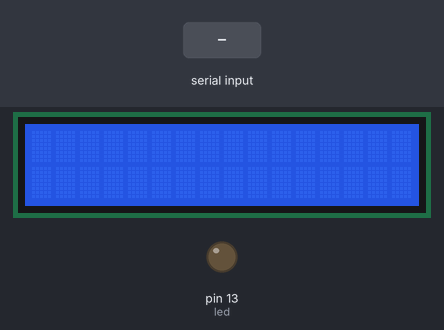
Simulated run of this sketch. Board: Arduino Uno, built with avr-gcc and run on an emulated ATmega328P. Shown: 16×2 character LCD, output pins drawn as LEDs (lit = HIGH). The inputs (shaded band) are chosen by the test bench. Pins used as bus, display or sensor lines are not drawn; what the sketch prints to the serial monitor is not drawn.

Above: at 1.2 s.
1.3 s: "R" received over Serial
At 2.7 s:
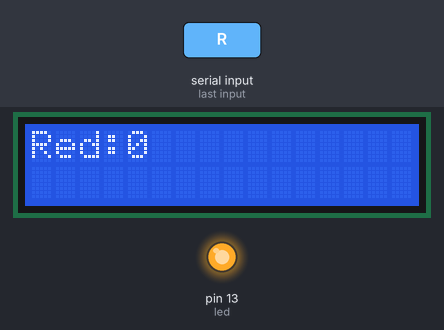
3.0 s: "G" received over Serial
At 4.2 s:
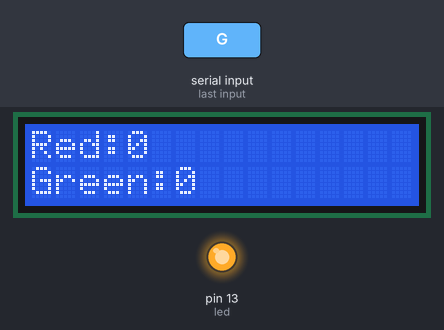
4.7 s: "B" received over Serial
At 5.5 s:
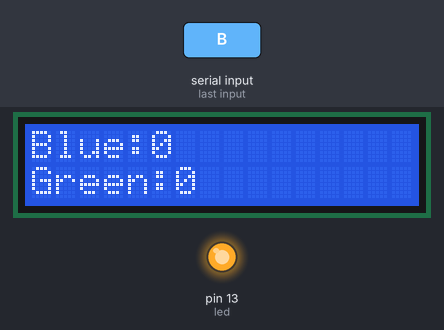
Timing chart, 0 to 7.7 s (numbered marks = the images above; inputs shaded):
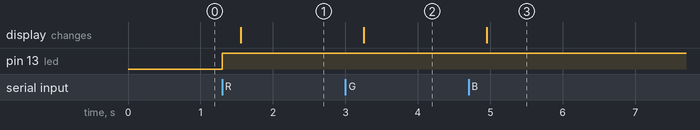

The sketch:

color_rec.ino
```cpp
/**
 * @author Yasara JLP
 *
 */
#include <LiquidCrystal.h>
#include <FreqCount.h>

int s0 = 8;
int s1 = 9;
int s2 = 12;
int s3 = 11;
int out = 10;
int led = 13;
int unChar;
unsigned long absolute,red,green,blue;

LiquidCrystal lcd(7,6,5,4,3,2);//LCD pins


void setup() {
  // put your setup code here, to run once:
  Serial.begin(9600);
  FreqCount.begin(10);
  lcd.begin(16, 2);

  pinMode(led,OUTPUT);
  //color mod selection
  pinMode(s2,OUTPUT);
  pinMode(s3,OUTPUT);

  pinMode(out,INPUT);
  //comunication freq (sensitivity) selection
  pinMode(s0,OUTPUT);
  pinMode(s1,OUTPUT);


}

void loop() {
  // put your main code here, to run repeatedly:
  if(Serial.available()>=0){
    unChar = Serial.read();
    if (unChar == 'R'){
      digitalWrite(led,HIGH);
      digitalWrite(s0,HIGH);
      digitalWrite(s1,HIGH);
      digitalWrite(s2,LOW);
      digitalWrite(s3,LOW);
      delay(250);
      lcd.clear();
      absolute = (FreqCount.read()/10)*2;
      red = absolute;
      if(absolute > 255){
        lcd.setCursor(0,0);
        lcd.print("Red:");
        lcd.print(255);
        Serial.print(255);

        }else{
          lcd.setCursor(0,0);
          lcd.print("Red:");
          lcd.print(red);
          Serial.print(red);
         }

    }
    else if (unChar == 'G') {
      digitalWrite(led,HIGH);
      digitalWrite(s0,HIGH);
      digitalWrite(s1,HIGH);
      digitalWrite(s2,HIGH); // green filter select
      digitalWrite(s3,HIGH); // green filter select
      delay(250);
      absolute = (FreqCount.read()/10)*2;
      green = absolute;
      if(absolute > 255){
        lcd.setCursor(0,1);
        lcd.print("Green:");
        lcd.print(255);
        Serial.print(255);

        }else{
          lcd.setCursor(0,1);
          lcd.print("Green:");
          lcd.print(green);
          Serial.print(green);
         }
    }
    else if (unChar == 'B') {
      digitalWrite(led,HIGH);
      digitalWrite(s0,HIGH);
      digitalWrite(s1,HIGH);
      digitalWrite(s2,LOW); // blue filter select
      digitalWrite(s3,HIGH); // blue filter select
      delay(250);
      absolute = (FreqCount.read()/10)*2;
      blue = absolute;
      if(absolute > 255){
        lcd.setCursor(0,0);
        lcd.print("Blue:");
        lcd.print(255);
        Serial.print(255);

        }else{
          lcd.setCursor(0,0);
          lcd.print("Blue:");
          lcd.print(blue);
          Serial.print(blue);
         }
    }

    }
}
```

Measured:
- after the input at 1.3 s, pin 13 (led): LOW → HIGH at once; the display: changes after 0.25 s (image 1)
- after the input at 3.0 s, the display: changes after 0.25 s (image 2)
- after the input at 4.7 s, the display: changes after 0.25 s (image 3)
